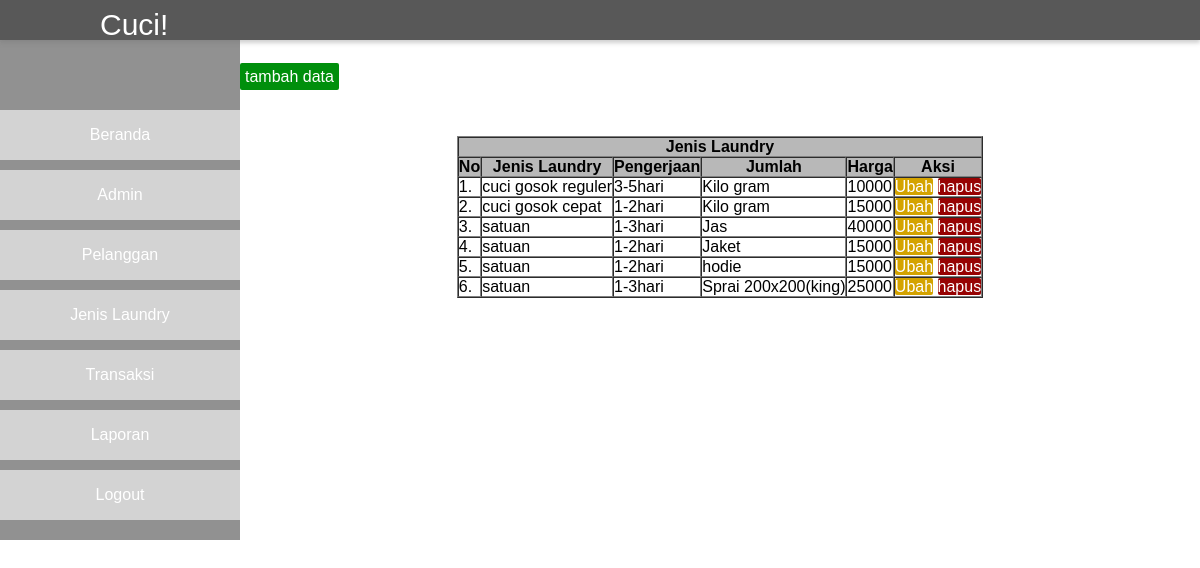
The app's page /admin/laundry.php (signed in) with its own data.
### tables this page shows
CREATE TABLE `laundry` (
  `id_laundry` int(11) NOT NULL,
  `jenis` varchar(50) NOT NULL,
  `pengerjaan` varchar(50) NOT NULL,
  `ket` varchar(50) NOT NULL,
  `harga` varchar(10) NOT NULL
);

### admin/laundry.php (the view, shortened to what this page needs)
<?php
include "../koneksi.php";
?>
<!DOCTYPE html>
<html lang="en">
<head>
    <link rel="stylesheet" href="../css/style.css">
</head>
<body>
    <div class="container">
        <header class="header-admin">
            <p class="logo-white">Cuci!</p>
        </header>
        <div class="content-admin">
            <div class="sidebar">
                <ul>
                    <li><a href="home.php">Beranda</a></li>
                    <li><a href="admin.php">Admin</a></li>
                    <li><a href="user.php">Pelanggan</a></li>
                    <li><a href="laundry.php">Jenis Laundry</a></li>
                    <li><a href="transaksi.php">Transaksi</a></li>
                    <li><a href="laporan.php">Laporan</a></li>
                    <li><a href="logout_admin.php">Logout</a></li>
                </ul>
            </div>
            <div class="main">
                <br>
                <a id="tbltambah" href="create_laundry.php">tambah data</a>
                <div class="tabel">
                    <table border="1px" cellspacing="0" cellpadding="30px">
                        <tr>
                            <th colspan="6">Jenis Laundry</th>
                        </tr>
                        <tr>
                            <th>No</th>
                            <th>Jenis Laundry</th>
                            <th>Pengerjaan</th>
                            <th>Jumlah</th>
                            <th>Harga</th>
                            <th>Aksi</th>
                        </tr>
                    <?php
                    $i= 1;
                    $sql = "SELECT * FROM laundry";
                    $query = mysqli_query($conn, $sql);
                    while( $data = mysqli_fetch_array($query))
                    {
                    ?>
                        <tr>
                            <td><?php echo $i++; ?>.</td>
                            <td><?php echo $data['jenis'] ?></td>
                            <td><?php echo $data['pengerjaan']?>hari</td>
                            <td><?php echo $data['ket'] ?></td>
                            <td><?php echo $data['harga'] ?></td>
                            <td>
                                <a id="tblubah" href="edit_laundry.php?id_laundry=<?php echo "$data[id_laundry]"; ?>">Ubah</a>
                                <a id="tblhapus" href="delete_laundry.php?id_laundry=<?php echo "$data[id_laundry]"; ?>" onclick="return confirm('Hapus Data?')">hapus</a>
                            </td>
                        </tr>
                    <?php } ?>
                    </table>
                </div>
            </div>
        </div>
    </div>
</body>
</html>

### css/style.css (style rules this page uses)
* { margin: 0; padding: 0; font-family: sans-serif; }
.container { height: 650px; position: relative; width: 100%; }
.container header { height: 70px; width: 100%; position: fixed; background-color: rgb(255, 255, 255); line-height: 70px; box-shadow: 0 3px 4px rgba(116, 116, 116, 0.336); }
.container .header-admin { height: 40px; width: 100%; background-color: #585858; z-index: 99; }
.container header .logo-white { font-size: 30px; color: #fff; line-height: 50px; padding-left: 100px; }
.container .content-admin { width: 100%; position: relative; }
.container .content-admin .sidebar { margin-top: 40px; width: 20%; height: 500px; position: fixed; background-color: #919191; color: #fff; }
.content-admin .sidebar ul { margin-top: 70px; }
.content-admin .sidebar ul li { height: 50px; background-color: #d3d3d3; margin-top: 10px; text-align: center; }
.content-admin .sidebar ul li a { text-decoration: none; line-height: 50px; color: #fff; }
.container .content-admin .main { margin-top: 50px; float: right; width: 80%; }
.container .content-admin .main table { margin: 50px auto auto auto; }
.content-admin .main table tr th, .container .content #tabel tr th { background-color: rgb(184, 184, 184); }
#tbltambah, #tblubah, #tblhapus, #tbldetail, #btnriwayat { text-decoration: none; color: #fff; border-radius: 2px; }
#tbltambah { background-color: rgb(0, 143, 12); padding: 5px; }
#tblubah { background-color: rgb(212, 163, 0); }
#tblhapus { background-color: rgb(151, 3, 3); }

### records on screen
laundry: jenis "cuci gosok reguler", pengerjaan "3-5", ket "Kilo gram", harga "10000"
laundry: jenis "cuci gosok cepat", pengerjaan "1-2", ket "Kilo gram", harga "15000"
laundry: jenis "satuan", pengerjaan "1-3", ket "Jas", harga "40000"
laundry: jenis "satuan", pengerjaan "1-2", ket "Jaket", harga "15000"
laundry: jenis "satuan", pengerjaan "1-2", ket "hodie", harga "15000"
laundry: jenis "satuan", pengerjaan "1-3", ket "Sprai 200x200(king)", harga "25000"
